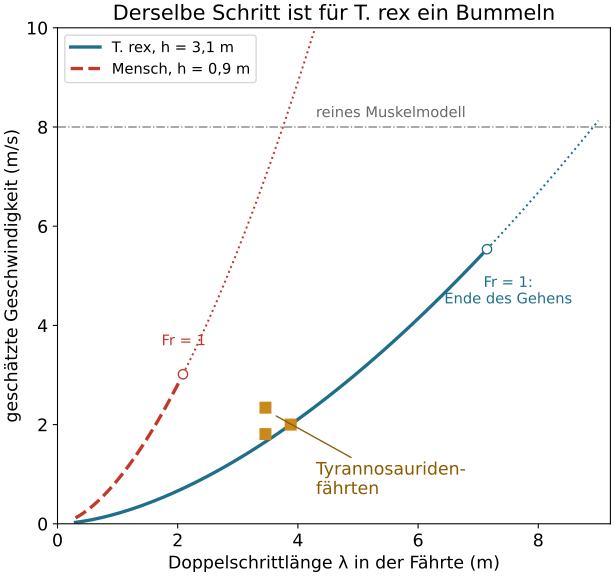

This chart was generated by the following Python code:
# trex_speed.py – Aus „Wie schnell war T. rex? Fährten, Knochen und Physik“
# https://wildbionics.com/de/artikel/t-rex-laufen/ · Code: MIT-Lizenz
# Braucht: python3 -m pip install numpy matplotlib
# Starten: python3 trex_speed.py   (https://wildbionics.com/de/code-ausfuehren/)

import numpy as np
import matplotlib.pyplot as plt

# Wie schnell war der Erzeuger einer fossilen Fährte? Geschwindigkeit aus Doppelschrittlänge und Hüfthöhe.
G = 9.81                 # Fallbeschleunigung (m/s²)
HIP_TREX = 3.10          # Hüfthöhe des ausgewachsenen T. rex „Trix“ (m), wie bei van Bijlert et al.
HIP_HUMAN = 0.90         # Hüfthöhe eines erwachsenen Menschen (m) – angenommen
UNCERTAINTY = 1.5        # Säugetierdaten streuen um die Regel bis zum Faktor 1,5
TRACKWAYS = {            # Name: (Doppelschrittlänge λ in m, Hüfthöhe h in m)
    "Tyrannosauridenfährte, gestrecktes Bein": (3.46, 2.87),
    "Tyrannosauridenfährte, gebeugtes Bein": (3.46, 2.30),
    "dieselbe Fährte, auf T. rex skaliert": (3.88, HIP_TREX),
    "Mensch beim Gehen (angenommen)": (1.40, HIP_HUMAN),
}
SIMULATED_TOP_SPEED = 8.0    # T.-rex-Modell, nur durch Muskeln begrenzt (m/s), Beinlänge 3,089 m


def froude(speed, hip, g=G):
    """Froude-Zahl v²/(g·h): die „Geschwindigkeitszahl“, die bei dynamisch ähnlichen Gangarten gleich ist."""
    return speed**2 / (g * hip)


def speed_from_trackway(stride, hip, g=G):
    """Alexanders Regel für dynamisch ähnliche Tiere, λ/h ≈ 2,3·Fr^0,3, nach v aufgelöst:
    Fr = (λ / 2,3h)^(1/0,3), v = √(Fr·g·h) ≈ 0,25·√g·λ^1,67·h^-1,17."""
    fr = (stride / (2.3 * hip)) ** (1 / 0.3)
    return np.sqrt(fr * g * hip)


def walking_limit(hip, g=G):
    """Bei Fr = 1 kann die Schwerkraft den Körper nicht mehr auf seinem Bogen über dem Fuß halten: v = √(g·h)."""
    return np.sqrt(g * hip)


for name, (stride, hip) in TRACKWAYS.items():
    v = speed_from_trackway(stride, hip)
    print(f"{name}: λ/h = {stride / hip:.2f} → {v:.1f} m/s = {3.6 * v:.1f} km/h (Fr = {froude(v, hip):.2f})")

v_trex = speed_from_trackway(*TRACKWAYS["dieselbe Fährte, auf T. rex skaliert"])
print(f"mit der Streuung der Regel (×/÷ {UNCERTAINTY}) ergibt die skalierte T.-rex-Fährte "
      f"{3.6 * v_trex / UNCERTAINTY:.0f}–{3.6 * v_trex * UNCERTAINTY:.0f} km/h")
v_limit = walking_limit(HIP_TREX)
print(f"Grenze des Gehens für T. rex (Fr = 1): {v_limit:.1f} m/s = {3.6 * v_limit:.0f} km/h")
print(f"reines Muskelmodell: {SIMULATED_TOP_SPEED:.1f} m/s = {3.6 * SIMULATED_TOP_SPEED:.0f} km/h "
      f"(Fr = {froude(SIMULATED_TOP_SPEED, 3.089):.1f}) – eine Gangart des Rennens")

plt.rcParams["font.size"] = 13      # große Schrift: Das Diagramm bleibt auf dem Handy lesbar
fig, ax = plt.subplots(figsize=(6.4, 6.0), layout="constrained")
for hip, label, color, style in ((HIP_TREX, "T. rex, h = 3,1 m", "#1f6f8b", "-"),
                                 (HIP_HUMAN, "Mensch, h = 0,9 m", "#c0392b", "--")):
    stride = np.linspace(0.3, 9.0, 400)
    v = speed_from_trackway(stride, hip)
    walk = v <= walking_limit(hip)
    ax.plot(stride[walk], v[walk], lw=2.5, ls=style, color=color, label=label)
    ax.plot(stride[~walk], v[~walk], lw=1.5, ls=":", color=color)
    i = np.argmax(~walk)
    ax.plot(stride[i], v[i], "o", ms=7, mfc="white", color=color)
ax.text(7.5, 5.0, "Fr = 1:\nEnde des Gehens", va="top", ha="center", fontsize=11, color="#1f6f8b")
ax.text(2.1, 3.6, "Fr = 1", ha="center", fontsize=11, color="#c0392b")
for name, (stride, hip) in list(TRACKWAYS.items())[:3]:
    ax.plot(stride, speed_from_trackway(stride, hip), "s", ms=8, color="#c98a1b")
ax.annotate("Tyrannosauriden-\nfährten", xy=(3.6, 2.2), xytext=(4.3, 0.6), color="#8a5a00",
            arrowprops=dict(arrowstyle="-", color="#8a5a00"))
ax.axhline(SIMULATED_TOP_SPEED, color="grey", lw=1, ls="-.")
ax.text(4.3, SIMULATED_TOP_SPEED + 0.2, "reines Muskelmodell", fontsize=11, color="dimgrey")
ax.set_xlabel("Doppelschrittlänge λ in der Fährte (m)")
ax.set_ylabel("geschätzte Geschwindigkeit (m/s)")
ax.set_xlim(0, 9.2)
ax.set_ylim(0, 10)
ax.set_title("Derselbe Schritt ist für T. rex ein Bummeln")
ax.legend(loc="upper left", fontsize=11)
plt.show()
